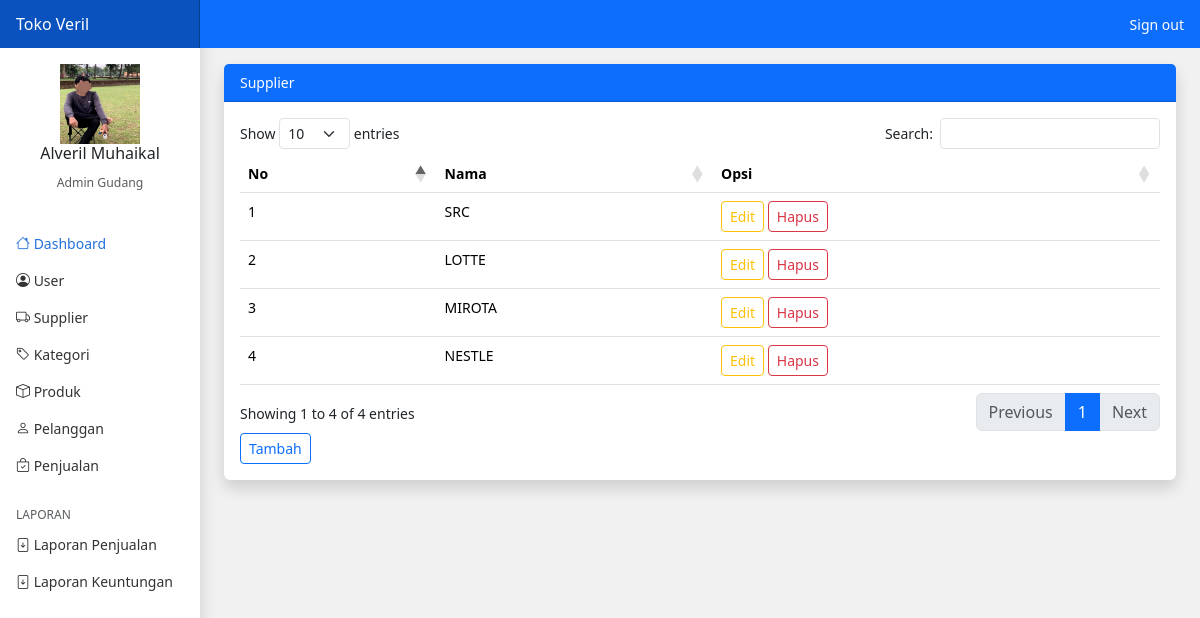
The page /gudang/index.php?page=supplier (signed in) on the database its author committed.
### tables this page shows
CREATE TABLE `supplier` (
  `id_supplier` int(11) NOT NULL,
  `id_toko` int(11) NOT NULL,
  `nama_supplier` varchar(225) NOT NULL
);

### gudang/supplier.php (the view)
<?php
$id_toko =$_SESSION['user']['id_toko'];
$supplier = array();
$ambil = $koneksi->query("SELECT * FROM supplier WHERE id_toko ='$id_toko'");
while($tiap = $ambil->fetch_assoc())
{
    $supplier[] = $tiap;
}
?>
<div class="card border-0 shadow">
    <div class="card-header bg-primary text-white">Supplier</div>
    <div class="card-body">
        <table class="table" id="example">
            <thead>
                <tr>
                    <th>No</th>
                    <th>Nama</th>
                    <th>Opsi</th>
                </tr>
            </thead>
            <tbody>
                <?php foreach ($supplier as $key => $value): ?>
                <tr>
                    <td><?php echo $key +1 ?></td>
                    <td><?php echo $value["nama_supplier"] ?></td>
                    <td>
                        <a class="btn btn-outline-warning btn-sm" href="index.php?page=supplier_edit&id=<?php echo $value["id_supplier"] ?>">Edit</a>
                        <a class="btn btn-outline-danger btn-sm" href="index.php?page=supplier_hapus&id=<?php echo $value["id_supplier"] ?>">Hapus</a>
                    </td>
                </tr>
                <?php endforeach ?>
            </tbody>
        </table>
        <a class="btn btn-outline-primary btn-sm" href="index.php?page=supplier_tambah">Tambah</a>
    </div>
</div>

### assets/css/dashboard.css (style rules this page uses)
body { font-size: .875rem; }

### rows shown on the page
supplier: nama_supplier "SRC"
supplier: nama_supplier "LOTTE"
supplier: nama_supplier "MIROTA"
supplier: nama_supplier "NESTLE"

### other values the page prints
$_SESSION['user']['nama_user'] "Alveril Muhaikal"
